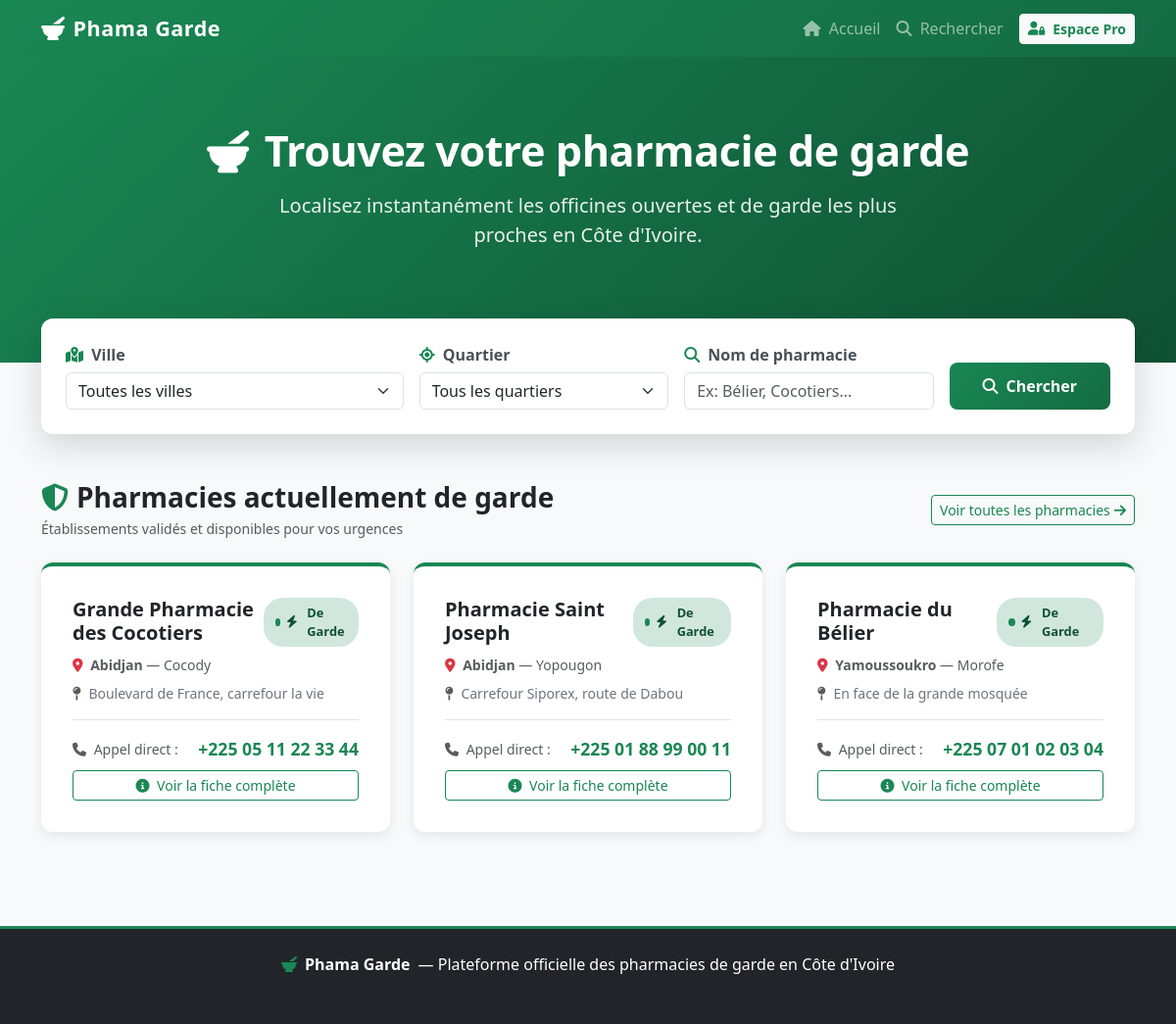
The page / on the database its author committed.
### tables this page shows
CREATE TABLE pharmacies (
    id INT AUTO_INCREMENT PRIMARY KEY,
    user_id INT NOT NULL,
    name VARCHAR(150) NOT NULL,
    city VARCHAR(100) NOT NULL,
    neighborhood VARCHAR(100) DEFAULT NULL,
    address TEXT,
    phone VARCHAR(20),
    is_on_guard TINYINT(1) NOT NULL DEFAULT 0,
    is_approved TINYINT(1) NOT NULL DEFAULT 0,
    created_at TIMESTAMP DEFAULT CURRENT_TIMESTAMP,
    FOREIGN KEY (user_id) REFERENCES users(id) ON DELETE CASCADE
);

### controllers/ClientController.php (called while the page is built, shortened)
<?php
require_once __DIR__ . '/../models/Pharmacy.php';
function home(): void
{
    $pharmacyModel = new Pharmacy();
    $pharmaciesDeGarde = $pharmacyModel->getOnGuard();
    $viewPath  = __DIR__ . '/../views/';
    require $viewPath . 'layouts/header.php';
    require $viewPath . 'client/home.php';
    require $viewPath . 'layouts/footer.php';
}

### config/database.php (called while the page is built)
<?php
return [
    'host'     => '127.0.0.1',
    'dbname'   => 'phama_garde',
    'username' => 'admin',
    'password' => 'admin',
    'charset'  => 'utf8mb4',
    'options'  => [
        PDO::ATTR_ERRMODE            => PDO::ERRMODE_EXCEPTION,
        PDO::ATTR_DEFAULT_FETCH_MODE => PDO::FETCH_ASSOC,
        PDO::ATTR_EMULATE_PREPARES   => false,
    ],
];

### models/Database.php (called while the page is built, shortened)
<?php
class Database
{
    private static ?PDO $instance = null;
    public static function getInstance(): PDO
    {
        if (self::$instance === null) {
            $config = require __DIR__ . '/../config/database.php';
            $dsn = sprintf('mysql:host=%s;dbname=%s;charset=%s',
                $config['host'], $config['dbname'], $config['charset']
            );
            self::$instance = new PDO($dsn, $config['username'], $config['password'], $config['options']);
        }
        return self::$instance;
    }
}

### models/Pharmacy.php (called while the page is built, shortened)
<?php
require_once __DIR__ . '/Database.php';
class Pharmacy
{
    private PDO $db;
    public function __construct()
    {
        $this->db = Database::getInstance();
    }
    public function getOnGuard(): array
    {
        return $this->db->query(
            "SELECT * FROM pharmacies WHERE is_on_guard = 1 AND is_approved = 1 ORDER BY city, name"
        )->fetchAll();
    }
}

### views/client/home.php (the view, shortened to what this page needs)
<section class="hero-banner text-center">
    <div class="container">
        <h1 class="hero-title d-flex align-items-center justify-content-center gap-3 flex-wrap">
            <i class="fa-solid fa-mortar-pestle text-white"></i>
            <span>Trouvez votre pharmacie de garde</span>
        </h1>
        <p class="hero-subtitle">
            Localisez instantanément les officines ouvertes et de garde les plus proches en Côte d'Ivoire.
        </p>
    </div>
</section>
<div class="container mb-5">
    <div class="search-box-card">
        <form action="/search" method="GET" id="searchForm">
            <div class="row g-3 align-items-end">
                <div class="col-md-4">
                    <label for="citySelect" class="form-label">
                        <i class="fa-solid fa-map-location-dot text-success me-1"></i> Ville
                    </label>
                    <select class="form-select" id="citySelect" name="city">
                        <option value="">Toutes les villes</option>
                    </select>
                </div>
                <div class="col-md-3">
                    <label for="neighborhoodSelect" class="form-label">
                        <i class="fa-solid fa-location-crosshairs text-success me-1"></i> Quartier
                    </label>
                    <select class="form-select" id="neighborhoodSelect" name="neighborhood">
                        <option value="">Tous les quartiers</option>
                    </select>
                </div>
                <div class="col-md-3">
                    <label for="nameInput" class="form-label">
                        <i class="fa-solid fa-magnifying-glass text-success me-1"></i> Nom de pharmacie
                    </label>
                    <input type="text" class="form-control" id="nameInput" name="name" placeholder="Ex: Bélier, Cocotiers...">
                </div>
                <div class="col-md-2">
                    <button type="submit" class="btn search-btn w-100 d-flex align-items-center justify-content-center gap-2">
                        <i class="fa-solid fa-magnifying-glass"></i>
                        <span>Chercher</span>
                    </button>
                </div>
            </div>
        </form>
    </div>
</div>
<div class="container my-5">
    <div class="d-flex justify-content-between align-items-center mb-4">
        <div>
            <h2 class="h3 fw-bold mb-1 d-flex align-items-center gap-2">
                <i class="fa-solid fa-shield-halved text-success"></i>
                <span>Pharmacies actuellement de garde</span>
            </h2>
            <p class="text-muted small mb-0">Établissements validés et disponibles pour vos urgences</p>
        </div>
        <a href="/search" class="btn btn-outline-success btn-sm d-flex align-items-center gap-1">
            <span>Voir toutes les pharmacies</span>
            <i class="fa-solid fa-arrow-right"></i>
        </a>
    </div>
    <?php if (!empty($pharmaciesDeGarde)): ?>
        <div class="row g-4">
            <?php foreach ($pharmaciesDeGarde as $pharmacie): ?>
                <div class="col-lg-4 col-md-6">
                    <div class="card guard-card h-100 p-3">
                        <div class="card-body d-flex flex-column">
                            <div class="d-flex justify-content-between align-items-start mb-2">
                                <h5 class="fw-bold mb-0 text-dark">
                                    <a href="/pharmacy/detail?id=<?= (int)$pharmacie['id'] ?>" class="text-dark text-decoration-none">
                                        <?= htmlspecialchars($pharmacie['name']) ?>
                                    </a>
                                </h5>
                                <span class="badge-guard">
                                    <i class="fa-solid fa-bolt me-1"></i> De Garde
                                </span>
                            </div>
                            <p class="text-muted small mb-2">
                                <i class="fa-solid fa-location-dot text-danger me-1"></i>
                                <strong><?= htmlspecialchars($pharmacie['city']) ?></strong>
                                <?php if (!empty($pharmacie['neighborhood'])): ?>
                                    — <?= htmlspecialchars($pharmacie['neighborhood']) ?>
                                <?php endif; ?>
                            </p>
                            <?php if (!empty($pharmacie['address'])): ?>
                                <p class="text-secondary small mb-3">
                                    <i class="fa-solid fa-map-pin text-muted me-1"></i>
                                    <?= htmlspecialchars($pharmacie['address']) ?>
                                </p>
                            <?php endif; ?>
                            <div class="mt-auto pt-3 border-top">
                                <div class="d-flex align-items-center justify-content-between mb-2">
                                    <span class="text-muted small"><i class="fa-solid fa-phone me-1"></i> Appel direct :</span>
                                    <?php if (!empty($pharmacie['phone'])): ?>
                                        <a href="tel:<?= htmlspecialchars($pharmacie['phone']) ?>" class="pharmacy-phone">
                                            <?= htmlspecialchars($pharmacie['phone']) ?>
                                        </a>
                                    <?php else: ?>
                                        <span class="text-muted small">Non renseigné</span>
                                    <?php endif; ?>
                                </div>
                                <div class="d-grid mt-2">
                                    <a href="/pharmacy/detail?id=<?= (int)$pharmacie['id'] ?>" class="btn btn-sm btn-outline-success">
                                        <i class="fa-solid fa-circle-info me-1"></i> Voir la fiche complète
                                    </a>
                                </div>
                            </div>
                        </div>
                    </div>
                </div>
            <?php endforeach; ?>
        </div>
    <?php endif; ?>
</div>

### public/assets/css/global.css (style rules this page uses)
:root { --pharm-primary: #198754; --pharm-primary-dark: #146c43; --pharm-primary-light: #20c997; --pharm-accent: #0dcaf0; --pharm-danger: #dc3545; --pharm-warning: #ffc107; --pharm-bg: #f8f9fa; --pharm-card-bg: #ffffff; --pharm-text: #212529; --pharm-muted: #6c757d; --pharm-border-radius: 12px; --pharm-shadow: 0 4px 12px rgba(0, 0, 0, 0.08); --pharm-shadow-hover: 0 8px 24px rgba(0, 0, 0, 0.12); }
body { background-color: var(--pharm-bg); color: var(--pharm-text); font-family: 'Segoe UI', system-ui, -apple-system, sans-serif; min-height: 100vh; display: flex; flex-direction: column; }

### public/assets/css/home.css (style rules this page uses)
.hero-banner { background: linear-gradient(135deg, #198754 0%, #0f5132 100%); color: white; padding: 70px 0 80px; position: relative; overflow: hidden; }
.hero-title { font-size: 2.7rem; font-weight: 800; margin-bottom: 15px; letter-spacing: -0.5px; }
.hero-subtitle { font-size: 1.25rem; opacity: 0.9; max-width: 650px; margin: 0 auto 35px; }
.search-box-card { background: #ffffff; border-radius: var(--pharm-border-radius); box-shadow: 0 12px 35px rgba(0, 0, 0, 0.15); padding: 25px; margin-top: -45px; position: relative; z-index: 10; }
.search-box-card .form-label { font-weight: 600; color: #495057; margin-bottom: 6px; }
.search-btn { background: linear-gradient(135deg, #198754 0%, #146c43 100%); color: white; font-weight: 700; padding: 12px 24px; border-radius: 8px; border: none; transition: all 0.2s ease; }
.guard-card { border: none; border-radius: var(--pharm-border-radius); background: #ffffff; box-shadow: var(--pharm-shadow); transition: transform 0.2s ease, box-shadow 0.2s ease; border-top: 4px solid var(--pharm-primary); }
.badge-guard { background-color: #d1e7dd; color: #0f5132; font-weight: 700; padding: 6px 12px; border-radius: 20px; font-size: 0.8rem; display: inline-flex; align-items: center; gap: 6px; }
.badge-guard::before { content: ''; width: 8px; height: 8px; background-color: #198754; border-radius: 50%; display: inline-block; animation: blink 1.5s infinite ease-in-out; }
.pharmacy-phone { font-size: 1.1rem; font-weight: 700; color: var(--pharm-primary); text-decoration: none; }

### rows shown on the page
pharmacies: name "Grande Pharmacie des Cocotiers", city "Abidjan", neighborhood "Cocody", address "Boulevard de France, carrefour la vie", phone "+225 05 11 22 33 44"
pharmacies: name "Pharmacie Saint Joseph", city "Abidjan", neighborhood "Yopougon", address "Carrefour Siporex, route de Dabou", phone "+225 01 88 99 00 11"
pharmacies: name "Pharmacie du Bélier", city "Yamoussoukro", neighborhood "Morofe", address "En face de la grande mosquée", phone "+225 07 01 02 03 04"
